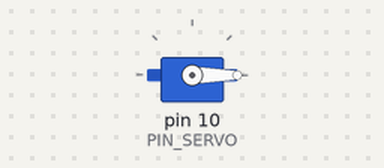
This sketch was run on a simulated Arduino Uno, built with avr-gcc and run on an emulated ATmega328P. Parts: servo.

Above: at 1.05 s.
At 2.75 s:
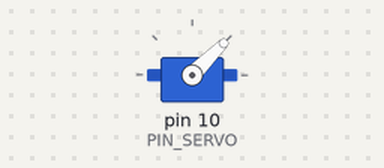
At 3.5 s:
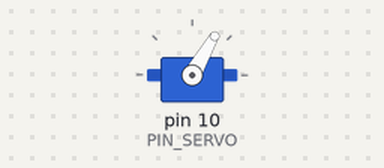
At 4.5 s:
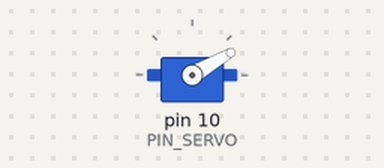
Timing chart, 0 to 6.9 s (numbered marks = the images above):
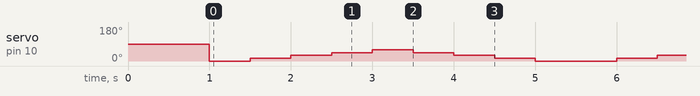

Measured:
- by itself, servo on pin 10 (PIN_SERVO): repeats every 4.5 s: 15° 0.50 s, 30° 0.50 s, 45° 0.50 s, 60° 0.50 s, 45° 0.50 s, 30° 0.50 s, 15° 0.50 s, 0° 1.0 s

The sketch:

21bbc.ino
```cpp
#include <Servo.h>
#define PIN_SERVO 10

Servo myservo;

void setup() {
  myservo.attach(PIN_SERVO);
  myservo.write(90);
  delay(1000);
}

void loop() {
  while(1) {
    myservo.write(0);
    delay(500);
    myservo.write(15);
    delay(500);
    myservo.write(30);
    delay(500);
    myservo.write(45);
    delay(500);
    myservo.write(60) ;
    delay(500);
    myservo.write(45) ;
    delay(500);
    myservo.write(30) ;
    delay(500);
    myservo.write(15) ;
    delay(500);
    myservo.write(0);
    delay(500);
  }
}
```
